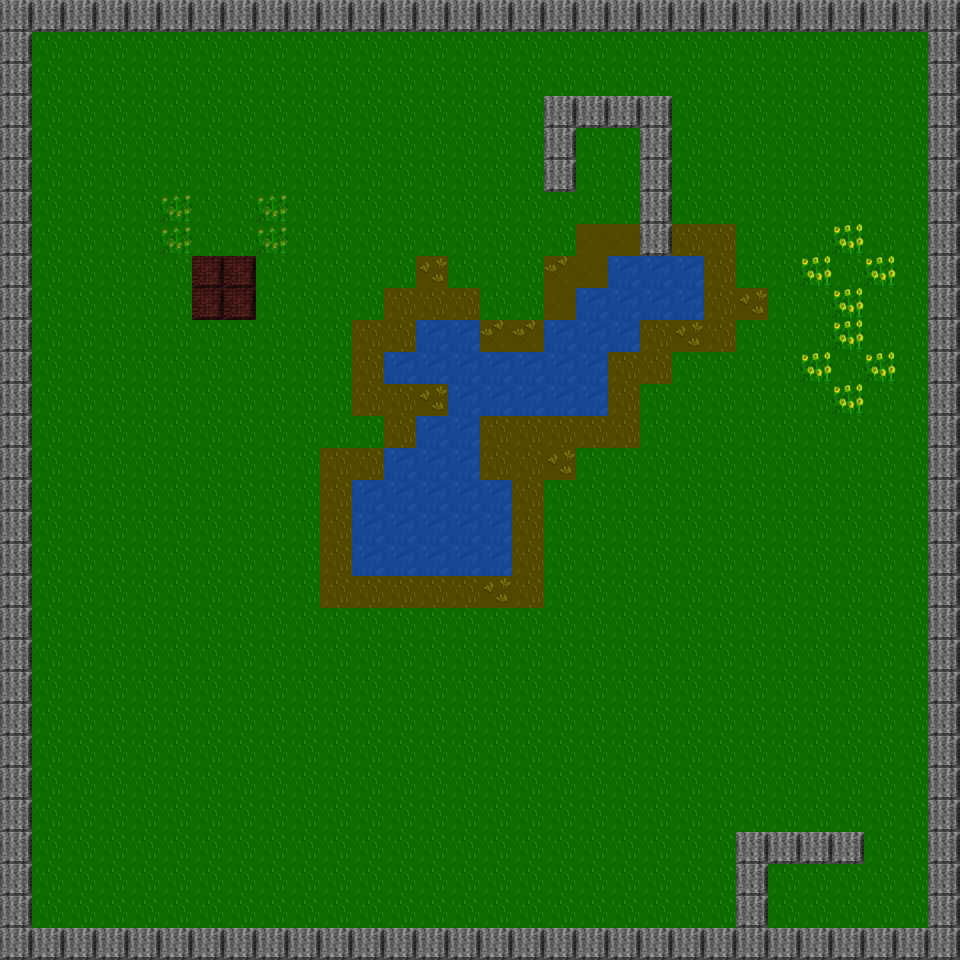

Rendered tile map (Tiled .tmx) drawn with the repository's tilesets; below, a short description and the full map source, tile grids included:
An orthogonal 30x30 tile map with 32x32 px tiles, 1 tile layer (background_layer), 4 tilesets and 7 objects.

<map version="1.0" orientation="orthogonal" renderorder="right-down" width="30" height="30" tilewidth="32" tileheight="32" nextobjectid="41">
 <tileset firstgid="1" name="landscape" tilewidth="32" tileheight="32" tilecount="64">
  <image source="../tiles/landscape.png" width="256" height="256" />
 </tileset>
 <tileset firstgid="65" name="key" tilewidth="24" tileheight="32" tilecount="1">
  <image source="../tiles/key.png" width="24" height="32" />
 </tileset>
 <tileset firstgid="66" name="bat" tilewidth="32" tileheight="32" tilecount="16">
  <image source="../tiles/bat-sprite32x32.png" width="128" height="128" />
 </tileset>
 <tileset firstgid="82" name="door" tilewidth="16" tileheight="32" tilecount="1536">
  <image source="../tiles/door.png" width="1024" height="768" />
 </tileset>
 <layer name="background_layer" width="30" height="30">
  <data encoding="csv">
33,33,33,33,33,33,33,33,33,33,33,33,33,33,33,33,33,33,33,33,33,33,33,33,33,33,33,33,33,33,
33,58,58,58,58,58,58,58,58,58,58,58,58,58,58,58,58,58,58,58,58,58,58,58,58,58,58,58,58,33,
33,58,58,58,58,58,58,58,58,58,58,58,58,58,58,58,58,58,58,58,58,58,58,58,58,58,58,58,58,33,
33,58,58,58,58,58,58,58,58,58,58,58,58,58,58,58,58,33,33,33,33,58,58,58,58,58,58,58,58,33,
33,58,58,58,58,58,58,58,58,58,58,58,58,58,58,58,58,33,58,58,33,58,58,58,58,58,58,58,58,33,
33,58,58,58,58,58,58,58,58,58,58,58,58,58,58,58,58,33,58,58,33,58,58,58,58,58,58,58,58,33,
33,58,58,58,58,63,58,58,63,58,58,58,58,58,58,58,58,58,58,58,33,58,58,58,58,58,58,58,58,33,
33,58,58,58,58,63,58,58,63,58,58,58,58,58,58,58,58,58,49,49,33,50,50,58,58,58,62,58,58,33,
33,58,58,58,58,58,34,34,58,58,58,58,58,52,58,58,58,51,49,44,44,44,50,58,58,62,58,62,58,33,
33,58,58,58,58,58,34,34,58,58,58,58,50,50,50,58,58,49,44,44,44,44,50,52,58,58,62,58,58,33,
33,58,58,58,58,58,58,58,58,58,58,50,50,44,44,51,51,44,44,44,50,52,50,58,58,58,62,58,58,33,
33,58,58,58,58,58,58,58,58,58,58,50,44,44,44,44,44,44,44,50,50,58,58,58,58,62,58,62,58,33,
33,58,58,58,58,58,58,58,58,58,58,50,50,52,44,44,44,44,44,50,58,58,58,58,58,58,62,58,58,33,
33,58,58,58,58,58,58,58,58,58,58,58,50,44,44,50,50,50,50,50,58,58,58,58,58,58,58,58,58,33,
33,58,58,58,58,58,58,58,58,58,50,50,44,44,44,50,50,52,58,58,58,58,58,58,58,58,58,58,58,33,
33,58,58,58,58,58,58,58,58,58,50,44,44,44,44,44,50,58,58,58,58,58,58,58,58,58,58,58,58,33,
33,58,58,58,58,58,58,58,58,58,50,44,44,44,44,44,50,58,58,58,58,58,58,58,58,58,58,58,58,33,
33,58,58,58,58,58,58,58,58,58,50,44,44,44,44,44,50,58,58,58,58,58,58,58,58,58,58,58,58,33,
33,58,58,58,58,58,58,58,58,58,50,50,50,50,50,52,50,58,58,58,58,58,58,58,58,58,58,58,58,33,
33,58,58,58,58,58,58,58,58,58,58,58,58,58,58,58,58,58,58,58,58,58,58,58,58,58,58,58,58,33,
33,58,58,58,58,58,58,58,58,58,58,58,58,58,58,58,58,58,58,58,58,58,58,58,58,58,58,58,58,33,
33,58,58,58,58,58,58,58,58,58,58,58,58,58,58,58,58,58,58,58,58,58,58,58,58,58,58,58,58,33,
33,58,58,58,58,58,58,58,58,58,58,58,58,58,58,58,58,58,58,58,58,58,58,58,58,58,58,58,58,33,
33,58,58,58,58,58,58,58,58,58,58,58,58,58,58,58,58,58,58,58,58,58,58,58,58,58,58,58,58,33,
33,58,58,58,58,58,58,58,58,58,58,58,58,58,58,58,58,58,58,58,58,58,58,58,58,58,58,58,58,33,
33,58,58,58,58,58,58,58,58,58,58,58,58,58,58,58,58,58,58,58,58,58,58,58,58,58,58,58,58,33,
33,58,58,58,58,58,58,58,58,58,58,58,58,58,58,58,58,58,58,58,58,58,58,33,33,33,33,58,58,33,
33,58,58,58,58,58,58,58,58,58,58,58,58,58,58,58,58,58,58,58,58,58,58,33,58,58,58,58,58,33,
33,58,58,58,58,58,58,58,58,58,58,58,58,58,58,58,58,58,58,58,58,58,58,33,58,58,58,58,58,33,
33,33,33,33,33,33,33,33,33,33,33,33,33,33,33,33,33,33,33,33,33,33,33,33,33,33,33,33,33,33
</data>
 </layer>
 <objectgroup name="collectables_layer">
  <object id="3" gid="65" x="899" y="925" width="24" height="32" />
  <object id="4" gid="65" x="137" y="639" width="24" height="32" />
  <object id="5" gid="65" x="617" y="158" width="24" height="32" />
 </objectgroup>
 <objectgroup name="enemies_layer">
  <object id="13" gid="67" x="775" y="898" width="32" height="32" />
  <object id="14" gid="67" x="482" y="142" width="32" height="32" />
  <object id="16" gid="67" x="130" y="578" width="32" height="32" />
 </objectgroup>
 <objectgroup name="exit_layer">
  <object id="40" gid="1312" x="192" y="259" width="63" height="70" />
 </objectgroup>
</map>
